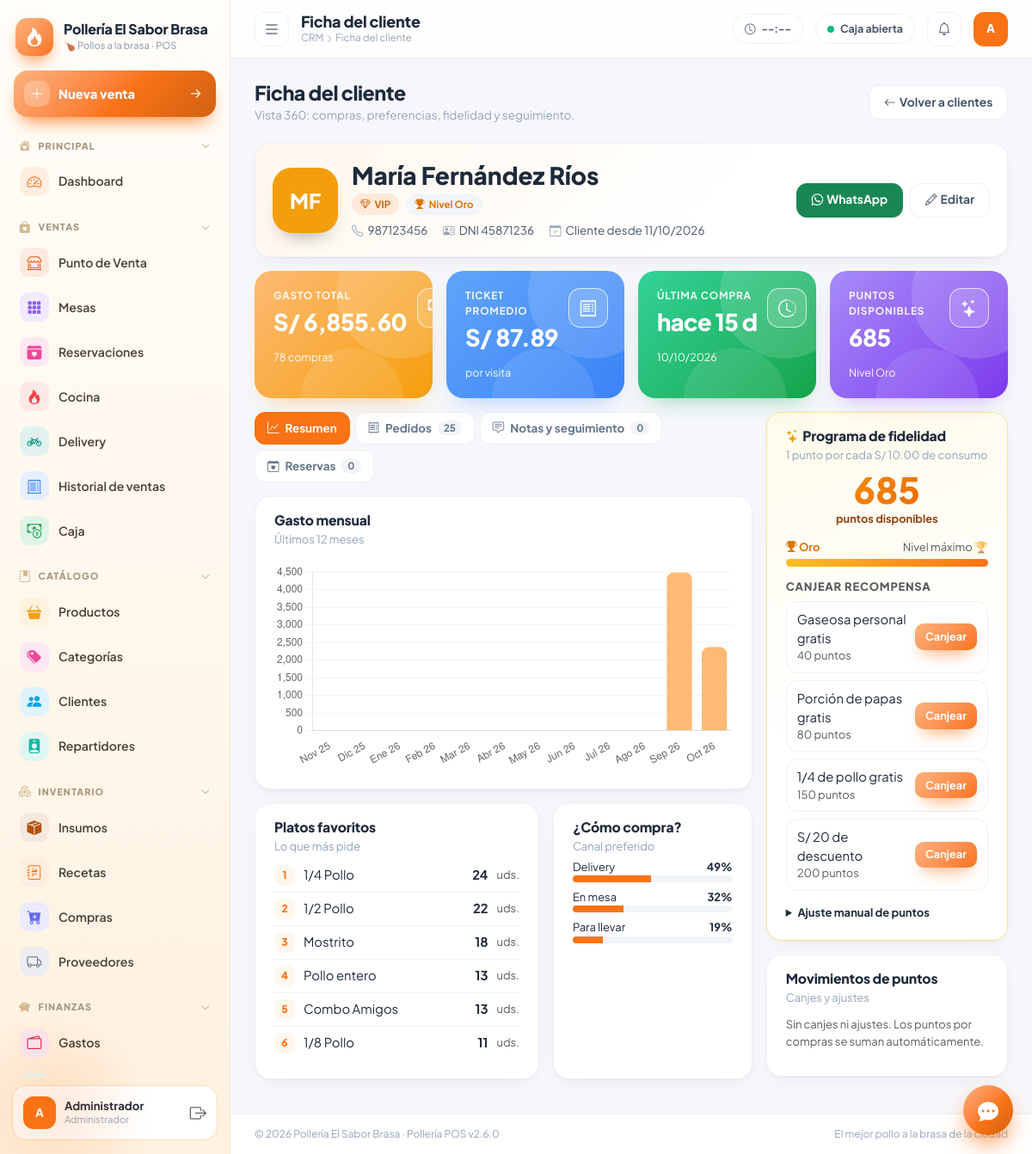
/index.php?r=crm/ficha&id=1 (signed in), run on the app's committed database.
### tables this page shows
CREATE TABLE IF NOT EXISTS `clientes` (
  `id` int unsigned NOT NULL AUTO_INCREMENT,
  `tipo_doc` varchar(10) NOT NULL DEFAULT 'DNI',
  `documento` varchar(20) DEFAULT NULL,
  `nombre` varchar(150) NOT NULL,
  `telefono` varchar(30) DEFAULT NULL,
  `email` varchar(120) DEFAULT NULL,
  `direccion` varchar(200) DEFAULT NULL,
  `referencia` varchar(200) DEFAULT NULL,
  `estado` tinyint(1) NOT NULL DEFAULT '1',
  `created_at` timestamp NOT NULL DEFAULT CURRENT_TIMESTAMP,
  `fecha_nacimiento` date DEFAULT NULL,
  `etiquetas` varchar(200) DEFAULT NULL,
  `acepta_marketing` tinyint(1) NOT NULL DEFAULT '1',
  PRIMARY KEY (`id`),
  KEY `idx_cli_doc` (`documento`)
);

CREATE TABLE IF NOT EXISTS `crm_recompensas` (
  `id` int unsigned NOT NULL AUTO_INCREMENT,
  `nombre` varchar(100) NOT NULL,
  `puntos` int NOT NULL,
  `estado` tinyint(1) NOT NULL DEFAULT '1',
  PRIMARY KEY (`id`)
);

### app/views/crm/ficha.php (the view, shortened to what the rows shown need)
<?php
$S = Crm::SEG; $sg = $S[$c['seg']]; $nv = Crm::NIVELES[$c['nivel']];
$w = Crm::wa($c['telefono'], Crm::plantilla('Hola {nombre}, le saludamos de {empresa} 🍗.', $c));
$serieJ = array_map(fn($x) => ['l' => mes_es($x['m']), 't' => $x['t']], $serie);
$cj = ['id' => (int)$c['id'], 'nombre' => $c['nombre'], 'documento' => $c['documento'], 'telefono' => $c['telefono'], 'email' => $c['email'], 'fecha_nacimiento' => $c['fecha_nacimiento'], 'etiquetas' => $c['etiquetas'], 'acepta_marketing' => (int)$c['acepta_marketing']];
?>
<div class="page-head">
  <div><h2>Ficha del cliente</h2><p>Vista 360: compras, preferencias, fidelidad y seguimiento.</p></div>
</div>
<div class="card-soft crm-hero mb-3">
  <div class="d-flex flex-wrap gap-3 align-items-center">
    <span class="crm-av xl" style="background:<?= $sg[2] ?>"><?= e(Crm::iniciales($c['nombre'])) ?></span>
    <div class="flex-grow-1" style="min-width:230px">
      <h3 class="fw-800 mb-1"><?= e($c['nombre']) ?></h3>
      <div class="d-flex flex-wrap gap-2 mb-2"><span class="bsoft <?= $sg[1] ?>"><i class="bi <?= $sg[3] ?>"></i><?= e($sg[0]) ?></span>
        <span class="bsoft gray" style="color:<?= $nv[1] ?>"><i class="bi <?= $nv[2] ?>"></i>Nivel <?= $nv[0] ?></span>
        <?php if (!$c['acepta_marketing']): ?><span class="bsoft bad"><i class="bi bi-bell-slash-fill"></i>No desea promociones</span><?php endif; ?></div>
      <div class="crm-info">
        <span><i class="bi bi-telephone"></i><?= e($c['telefono'] ?: 'Sin teléfono') ?></span>
        <?php if ($c['documento']): ?><span><i class="bi bi-person-vcard"></i><?= e($c['tipo_doc'] . ' ' . $c['documento']) ?></span><?php endif; ?>
        <span><i class="bi bi-calendar-check"></i>Cliente desde <?= e(fdate($c['created_at'])) ?></span>
      </div>
    </div>
    <div class="d-flex gap-2 flex-wrap"><?php if ($w): ?><a class="btn btn-success" target="_blank" rel="noopener" href="<?= e($w) ?>"><i class="bi bi-whatsapp me-1"></i>WhatsApp</a><?php endif; ?>
      <button class="btn btn-ghost" id="crmEdit" data-c="<?= e(json_encode($cj, JSON_UNESCAPED_UNICODE)) ?>"><i class="bi bi-pencil me-1"></i>Editar</button></div>
  </div>
</div>
<div class="row g-3">
  <div class="col-xl-4">
    <div class="card-soft crm-loy mb-3">
      <div class="card-b pt-1">
        <?php foreach ($premios as $p): $ok = $c['puntos'] >= (int)$p['puntos']; ?>
          <div class="crm-prem<?= $ok ? '' : ' off' ?>"><span class="flex-grow-1"><?= e($p['nombre']) ?><small class="d-block text-muted"><?= (int)$p['puntos'] ?> puntos</small></span>
            <button class="btn btn-sm <?= $ok ? 'btn-brand' : 'btn-ghost' ?>" data-canje="<?= (int)$p['id'] ?>" data-n="<?= e($p['nombre']) ?>" <?= $ok ? '' : 'disabled' ?>>Canjear</button></div>
        <?php endforeach; ?>
      </div>
    </div>
  </div>
</div>
<script>
window.CRM = { cid: <?= (int)$c['id'] ?> };
document.addEventListener('DOMContentLoaded', function () {
  if (typeof Chart === 'undefined') return;
  var D = <?= json_encode($serieJ, JSON_UNESCAPED_UNICODE) ?>;
  new Chart(document.getElementById('chGasto'), { type: 'bar', data: { labels: D.map(function (x) { return x.l; }), datasets: [{ data: D.map(function (x) { return x.t; }), backgroundColor: '#FDBA74', hoverBackgroundColor: '#F97316', borderRadius: 8, maxBarThickness: 34 }] },
    options: { maintainAspectRatio: false, plugins: { legend: { display: false }, tooltip: { callbacks: { label: function (c) { return fmtMoney(c.parsed.y); } } } }, scales: { y: { beginAtZero: true, grid: { color: '#F1F5F9' }, ticks: { callback: function (v) { return fmtNum(v, 0); } } }, x: { grid: { display: false } } } } });
});
</script>

### data on the page
clientes: nombre "MF", nombre "María Fernández Ríos", telefono "987123456", tipo_doc+documento "DNI 45871236", created_at "11/10/2026"
crm_recompensas: nombre "Gaseosa personal gratis", puntos "40"
crm_recompensas: nombre "Porción de papas gratis", puntos "80"
crm_recompensas: nombre "1/4 de pollo gratis", puntos "150"
crm_recompensas: nombre "S/ 20 de descuento", puntos "200"

### other printed values
$empresa "Pollería El Sabor Brasa"
$g "PRINCIPAL"
$m[0] "Dashboard"
$g "VENTAS"
$m[0] "Punto de Venta"
$m[0] "Mesas"
$m[0] "Reservaciones"
$m[0] "Cocina"
$m[0] "Delivery"
$m[0] "Historial de ventas"
$m[0] "Caja"
$g "CATÁLOGO"
$m[0] "Productos"
$m[0] "Categorías"
$m[0] "Clientes"
